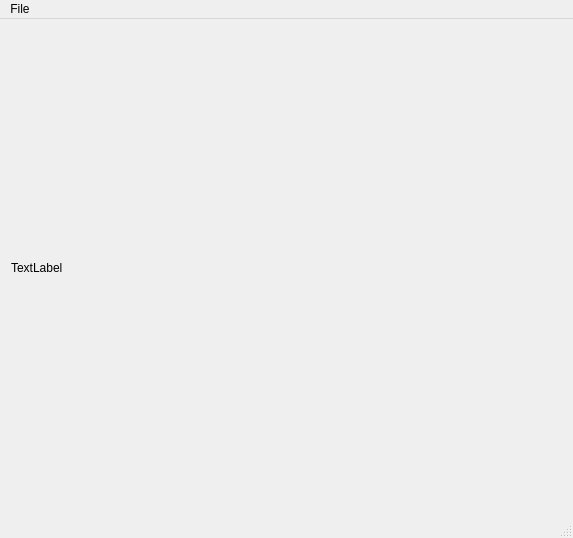
<?xml version="1.0" encoding="UTF-8"?>
<ui version="4.0">
 <class>QtRt</class>
 <widget class="QMainWindow" name="QtRt">
  <property name="geometry">
   <rect>
    <x>0</x>
    <y>0</y>
    <width>573</width>
    <height>538</height>
   </rect>
  </property>
  <property name="windowTitle">
   <string>MainWindow</string>
  </property>
  <widget class="QWidget" name="centralWidget">
   <layout class="QGridLayout" name="gridLayout">
    <item row="0" column="0">
     <widget class="QLabel" name="label">
      <property name="text">
       <string>TextLabel</string>
      </property>
     </widget>
    </item>
   </layout>
  </widget>
  <widget class="QMenuBar" name="menuBar">
   <property name="geometry">
    <rect>
     <x>0</x>
     <y>0</y>
     <width>573</width>
     <height>24</height>
    </rect>
   </property>
   <widget class="QMenu" name="menuFile">
    <property name="title">
     <string>File</string>
    </property>
    <addaction name="actionRender"/>
   </widget>
   <addaction name="menuFile"/>
  </widget>
  <widget class="QStatusBar" name="statusBar"/>
  <action name="actionRender">
   <property name="text">
    <string>Render</string>
   </property>
  </action>
 </widget>
 <layoutdefault spacing="6" margin="11"/>
 <resources/>
 <connections/>
</ui>
